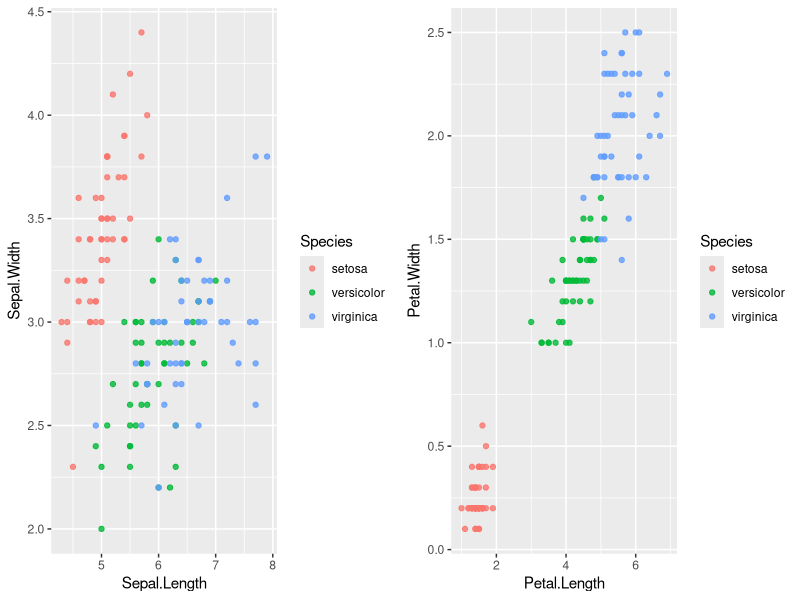
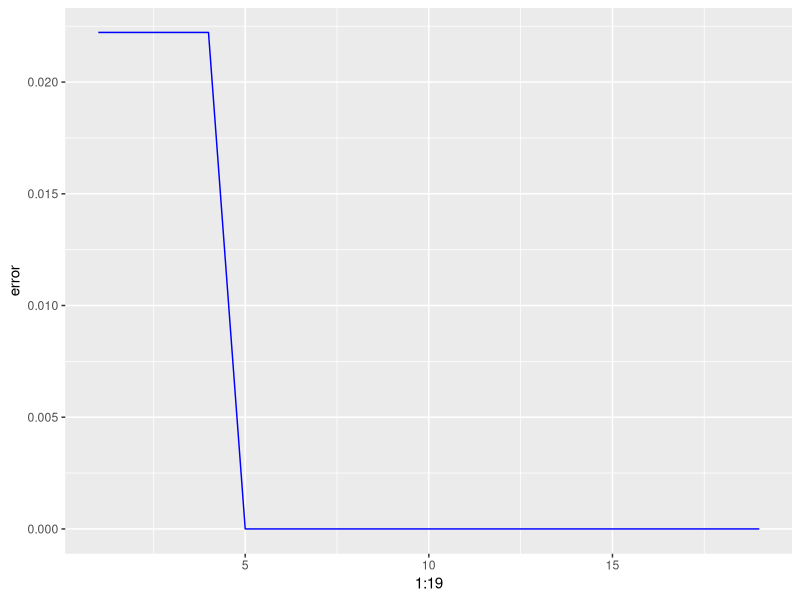

Write R code to recreate these figures, in order.
#Goal: Classify species. 
#Dataset: Iris dataset 

library(datasets)
library(ggplot2)
library(gridExtra) 
library(class)
library(caret)

head(iris)
summary(iris)

p1<-  ggplot(iris, aes(x= Sepal.Length, y= Sepal.Width
                       , col= Species))+ geom_point(alpha= 0.8)
p2<-  ggplot(iris, aes(x= Petal.Length, y= Petal.Width
                       , col= Species))+ geom_point(alpha= 0.8)
grid.arrange(p1, p2, ncol= 2)

#Building a KNN Model
ind <- sample(1:nrow(iris), nrow(iris)*0.7)     
iris.train <- iris[ind, ]
iris.test <- iris[-ind, ]

#random selection of k = 3
knn.fit<- knn(train= iris.train[, 1:4], test= iris.test[, 1:4], 
              cl= iris.train$Species, k= 3)
error<-  1-mean(knn.fit == iris.test$Species)
accuracy<- mean(knn.fit == iris.test$Species)
cat("Training Accuracy:", accuracy, sep="")

table(iris.test$Species, knn.fit)
nb.test.acc1<- confusionMatrix(iris.test$Species, knn.fit, mode= "everything")
nb.test.acc1

#plot the KNN model’s training accuracy for several values of K.
error<- c()
valid_acc<- c()

for (i in 1:19){
  knn.fit <- knn(train = iris.train[,1:4], test = iris.test[,1:4], cl = iris.train$Species, k = i)
  error[i] = 1- mean(knn.fit == iris.test$Species)
  valid_acc <- c(valid_acc, mean(knn.fit == iris.test$Species))
}
ggplot(data = data.frame(error), aes(x = 1:19, y = error)) +
  geom_line(color = "Blue")

max(valid_acc)
which.max(valid_acc) 
